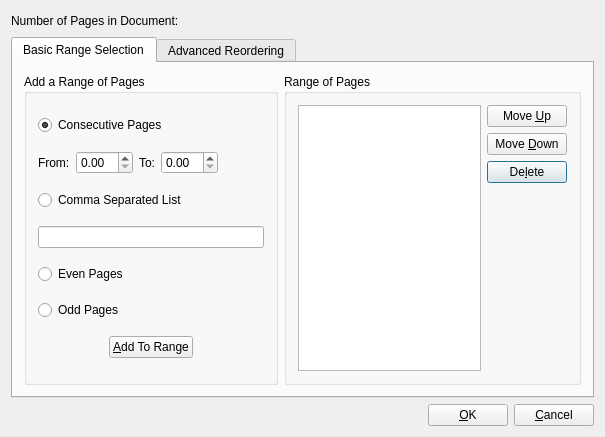
<?xml version="1.0" encoding="UTF-8"?>
<ui version="4.0">
 <class>CreateRange</class>
 <widget class="QDialog" name="CreateRange">
  <property name="geometry">
   <rect>
    <x>0</x>
    <y>0</y>
    <width>605</width>
    <height>437</height>
   </rect>
  </property>
  <property name="windowTitle">
   <string>Create Range</string>
  </property>
  <layout class="QGridLayout">
   <item row="0" column="0">
    <layout class="QHBoxLayout">
     <item>
      <widget class="QLabel" name="pageCountLabel">
       <property name="text">
        <string>Number of Pages in Document:</string>
       </property>
       <property name="wordWrap">
        <bool>false</bool>
       </property>
      </widget>
     </item>
     <item>
      <widget class="QLabel" name="pageCountValueLabel">
       <property name="text">
        <string/>
       </property>
       <property name="wordWrap">
        <bool>false</bool>
       </property>
      </widget>
     </item>
     <item>
      <spacer>
       <property name="orientation">
        <enum>Qt::Horizontal</enum>
       </property>
       <property name="sizeType">
        <enum>QSizePolicy::Expanding</enum>
       </property>
       <property name="sizeHint" stdset="0">
        <size>
         <width>80</width>
         <height>20</height>
        </size>
       </property>
      </spacer>
     </item>
     <item>
      <spacer>
       <property name="orientation">
        <enum>Qt::Horizontal</enum>
       </property>
       <property name="sizeType">
        <enum>QSizePolicy::Expanding</enum>
       </property>
       <property name="sizeHint" stdset="0">
        <size>
         <width>72</width>
         <height>20</height>
        </size>
       </property>
      </spacer>
     </item>
    </layout>
   </item>
   <item row="1" column="0">
    <widget class="QTabWidget" name="tabWidget">
     <property name="currentIndex">
      <number>0</number>
     </property>
     <widget class="QWidget" name="tabBasic">
      <attribute name="title">
       <string>Basic Range Selection</string>
      </attribute>
      <layout class="QGridLayout">
       <item row="0" column="1">
        <widget class="QGroupBox" name="groupBox1">
         <property name="title">
          <string>Range of Pages</string>
         </property>
         <layout class="QGridLayout">
          <item row="2" column="1">
           <widget class="QPushButton" name="basicRangeDelButton">
            <property name="text">
             <string>De&amp;lete</string>
            </property>
            <property name="shortcut">
             <string>Alt+L</string>
            </property>
           </widget>
          </item>
          <item row="3" column="1">
           <spacer>
            <property name="orientation">
             <enum>Qt::Vertical</enum>
            </property>
            <property name="sizeType">
             <enum>QSizePolicy::Expanding</enum>
            </property>
            <property name="sizeHint" stdset="0">
             <size>
              <width>20</width>
              <height>40</height>
             </size>
            </property>
           </spacer>
          </item>
          <item row="1" column="1">
           <widget class="QPushButton" name="basicRangeDownButton">
            <property name="text">
             <string>Move &amp;Down</string>
            </property>
            <property name="shortcut">
             <string>Alt+D</string>
            </property>
           </widget>
          </item>
          <item row="0" column="1">
           <widget class="QPushButton" name="basicRangeUpButton">
            <property name="text">
             <string>Move &amp;Up</string>
            </property>
            <property name="shortcut">
             <string>Alt+U</string>
            </property>
           </widget>
          </item>
          <item row="0" column="0" rowspan="4">
           <widget class="QListWidget" name="basicRangeListBox"/>
          </item>
         </layout>
        </widget>
       </item>
       <item row="0" column="0">
        <widget class="QGroupBox" name="basicAddARangeButtonGroup">
         <property name="sizePolicy">
          <sizepolicy hsizetype="MinimumExpanding" vsizetype="MinimumExpanding">
           <horstretch>0</horstretch>
           <verstretch>0</verstretch>
          </sizepolicy>
         </property>
         <property name="title">
          <string>Add a Range of Pages</string>
         </property>
         <layout class="QGridLayout">
          <item row="0" column="0" colspan="5">
           <widget class="QRadioButton" name="basicConsecutiveRadioButton">
            <property name="text">
             <string>Consecutive Pages</string>
            </property>
            <property name="checked">
             <bool>true</bool>
            </property>
           </widget>
          </item>
          <item row="4" column="0" colspan="5">
           <widget class="QRadioButton" name="basicEvenRadioButton">
            <property name="text">
             <string>Even Pages</string>
            </property>
           </widget>
          </item>
          <item row="1" column="0">
           <widget class="QLabel" name="basicConsecutiveFromLabel">
            <property name="text">
             <string>From:</string>
            </property>
            <property name="wordWrap">
             <bool>false</bool>
            </property>
           </widget>
          </item>
          <item row="1" column="3">
           <widget class="ScrSpinBox" name="basicConsecutiveToSpinBox"/>
          </item>
          <item row="1" column="1">
           <widget class="ScrSpinBox" name="basicConsecutiveFromSpinBox"/>
          </item>
          <item row="1" column="4">
           <spacer>
            <property name="orientation">
             <enum>Qt::Horizontal</enum>
            </property>
            <property name="sizeType">
             <enum>QSizePolicy::Expanding</enum>
            </property>
            <property name="sizeHint" stdset="0">
             <size>
              <width>40</width>
              <height>20</height>
             </size>
            </property>
           </spacer>
          </item>
          <item row="1" column="2">
           <widget class="QLabel" name="basicConsecutiveToLabel">
            <property name="text">
             <string>To:</string>
            </property>
            <property name="wordWrap">
             <bool>false</bool>
            </property>
           </widget>
          </item>
          <item row="6" column="0" colspan="5">
           <layout class="QHBoxLayout">
            <item>
             <spacer>
              <property name="orientation">
               <enum>Qt::Horizontal</enum>
              </property>
              <property name="sizeType">
               <enum>QSizePolicy::Expanding</enum>
              </property>
              <property name="sizeHint" stdset="0">
               <size>
                <width>38</width>
                <height>20</height>
               </size>
              </property>
             </spacer>
            </item>
            <item>
             <widget class="QPushButton" name="basicRangeAddButton">
              <property name="text">
               <string>&amp;Add To Range</string>
              </property>
              <property name="shortcut">
               <string>Alt+A</string>
              </property>
             </widget>
            </item>
            <item>
             <spacer>
              <property name="orientation">
               <enum>Qt::Horizontal</enum>
              </property>
              <property name="sizeType">
               <enum>QSizePolicy::Expanding</enum>
              </property>
              <property name="sizeHint" stdset="0">
               <size>
                <width>38</width>
                <height>20</height>
               </size>
              </property>
             </spacer>
            </item>
           </layout>
          </item>
          <item row="5" column="0" colspan="5">
           <widget class="QRadioButton" name="basicOddRadioButton">
            <property name="text">
             <string>Odd Pages</string>
            </property>
           </widget>
          </item>
          <item row="3" column="0" colspan="5">
           <widget class="QLineEdit" name="basicCommaSepLineEdit"/>
          </item>
          <item row="2" column="0" colspan="5">
           <widget class="QRadioButton" name="basicCommaSepRadioButton">
            <property name="text">
             <string>Comma Separated List</string>
            </property>
           </widget>
          </item>
         </layout>
        </widget>
       </item>
      </layout>
     </widget>
     <widget class="QWidget" name="tabAdvanced">
      <attribute name="title">
       <string>Advanced Reordering</string>
      </attribute>
      <layout class="QGridLayout">
       <item row="2" column="0" colspan="5">
        <spacer>
         <property name="orientation">
          <enum>Qt::Vertical</enum>
         </property>
         <property name="sizeType">
          <enum>QSizePolicy::Expanding</enum>
         </property>
         <property name="sizeHint" stdset="0">
          <size>
           <width>20</width>
           <height>40</height>
          </size>
         </property>
        </spacer>
       </item>
       <item row="1" column="4">
        <spacer>
         <property name="orientation">
          <enum>Qt::Horizontal</enum>
         </property>
         <property name="sizeType">
          <enum>QSizePolicy::Expanding</enum>
         </property>
         <property name="sizeHint" stdset="0">
          <size>
           <width>40</width>
           <height>20</height>
          </size>
         </property>
        </spacer>
       </item>
       <item row="1" column="2" colspan="2">
        <widget class="QLabel" name="advSampleOrderExampleLabel">
         <property name="text">
          <string/>
         </property>
         <property name="wordWrap">
          <bool>false</bool>
         </property>
        </widget>
       </item>
       <item row="1" column="0" colspan="2">
        <widget class="QLabel" name="advSampleOrderLabel">
         <property name="text">
          <string>Sample Page Order:</string>
         </property>
         <property name="wordWrap">
          <bool>false</bool>
         </property>
        </widget>
       </item>
       <item row="0" column="3" colspan="2">
        <spacer>
         <property name="orientation">
          <enum>Qt::Horizontal</enum>
         </property>
         <property name="sizeType">
          <enum>QSizePolicy::Expanding</enum>
         </property>
         <property name="sizeHint" stdset="0">
          <size>
           <width>40</width>
           <height>20</height>
          </size>
         </property>
        </spacer>
       </item>
       <item row="0" column="1" colspan="2">
        <widget class="ScrSpinBox" name="advPageGroupSizeSpinBox"/>
       </item>
       <item row="0" column="0">
        <widget class="QLabel" name="advPageGroupSizeLabel">
         <property name="text">
          <string>Page Group Size:</string>
         </property>
         <property name="wordWrap">
          <bool>false</bool>
         </property>
        </widget>
       </item>
      </layout>
     </widget>
    </widget>
   </item>
   <item row="2" column="0">
    <layout class="QHBoxLayout">
     <item>
      <spacer>
       <property name="orientation">
        <enum>Qt::Horizontal</enum>
       </property>
       <property name="sizeType">
        <enum>QSizePolicy::Expanding</enum>
       </property>
       <property name="sizeHint" stdset="0">
        <size>
         <width>40</width>
         <height>20</height>
        </size>
       </property>
      </spacer>
     </item>
     <item>
      <widget class="QPushButton" name="okButton">
       <property name="text">
        <string>&amp;OK</string>
       </property>
       <property name="shortcut">
        <string>Alt+O</string>
       </property>
      </widget>
     </item>
     <item>
      <widget class="QPushButton" name="cancelButton">
       <property name="text">
        <string>&amp;Cancel</string>
       </property>
       <property name="shortcut">
        <string>Alt+C</string>
       </property>
      </widget>
     </item>
    </layout>
   </item>
  </layout>
 </widget>
 <layoutdefault spacing="6" margin="11"/>
 <customwidgets>
  <customwidget>
   <class>ScrSpinBox</class>
   <extends>QDoubleSpinBox</extends>
   <header>ui/scrspinbox.h</header>
  </customwidget>
 </customwidgets>
 <resources/>
 <connections/>
</ui>
